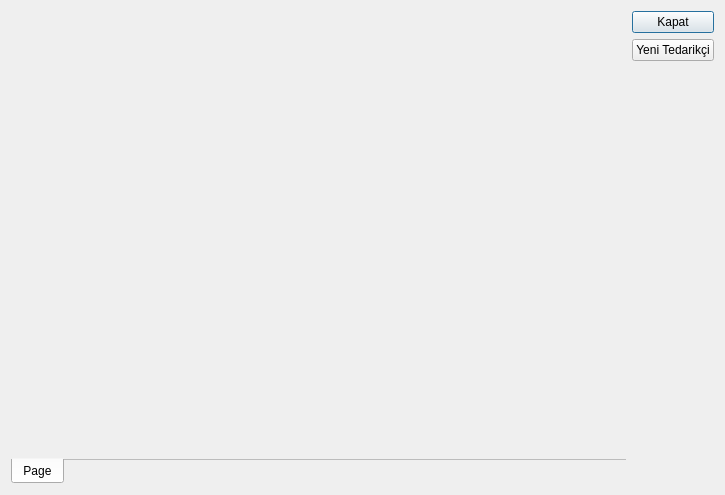
<?xml version="1.0" encoding="UTF-8"?>
<ui version="4.0">
 <class>TMTedarikciFormu</class>
 <widget class="QDialog" name="TMTedarikciFormu">
  <property name="geometry">
   <rect>
    <x>0</x>
    <y>0</y>
    <width>725</width>
    <height>495</height>
   </rect>
  </property>
  <property name="windowTitle">
   <string>Dialog</string>
  </property>
  <layout class="QHBoxLayout" name="horizontalLayout">
   <item>
    <widget class="QTabWidget" name="tabTedarikciIslemleri">
     <property name="tabPosition">
      <enum>QTabWidget::South</enum>
     </property>
     <property name="elideMode">
      <enum>Qt::ElideLeft</enum>
     </property>
     <property name="usesScrollButtons">
      <bool>false</bool>
     </property>
     <property name="documentMode">
      <bool>true</bool>
     </property>
     <property name="tabsClosable">
      <bool>false</bool>
     </property>
     <property name="movable">
      <bool>false</bool>
     </property>
     <widget class="QWidget" name="tab">
      <attribute name="title">
       <string>Page</string>
      </attribute>
     </widget>
    </widget>
   </item>
   <item>
    <layout class="QVBoxLayout" name="verticalLayout">
     <item>
      <widget class="QPushButton" name="btnKapat">
       <property name="text">
        <string>Kapat</string>
       </property>
      </widget>
     </item>
     <item>
      <widget class="QPushButton" name="btnYeniTedarikci">
       <property name="text">
        <string>Yeni Tedarikçi</string>
       </property>
      </widget>
     </item>
     <item>
      <spacer name="verticalSpacer">
       <property name="orientation">
        <enum>Qt::Vertical</enum>
       </property>
       <property name="sizeHint" stdset="0">
        <size>
         <width>20</width>
         <height>40</height>
        </size>
       </property>
      </spacer>
     </item>
    </layout>
   </item>
  </layout>
 </widget>
 <resources/>
 <connections>
  <connection>
   <sender>btnKapat</sender>
   <signal>clicked()</signal>
   <receiver>TMTedarikciFormu</receiver>
   <slot>accept()</slot>
   <hints>
    <hint type="sourcelabel">
     <x>684</x>
     <y>28</y>
    </hint>
    <hint type="destinationlabel">
     <x>668</x>
     <y>213</y>
    </hint>
   </hints>
  </connection>
 </connections>
</ui>
